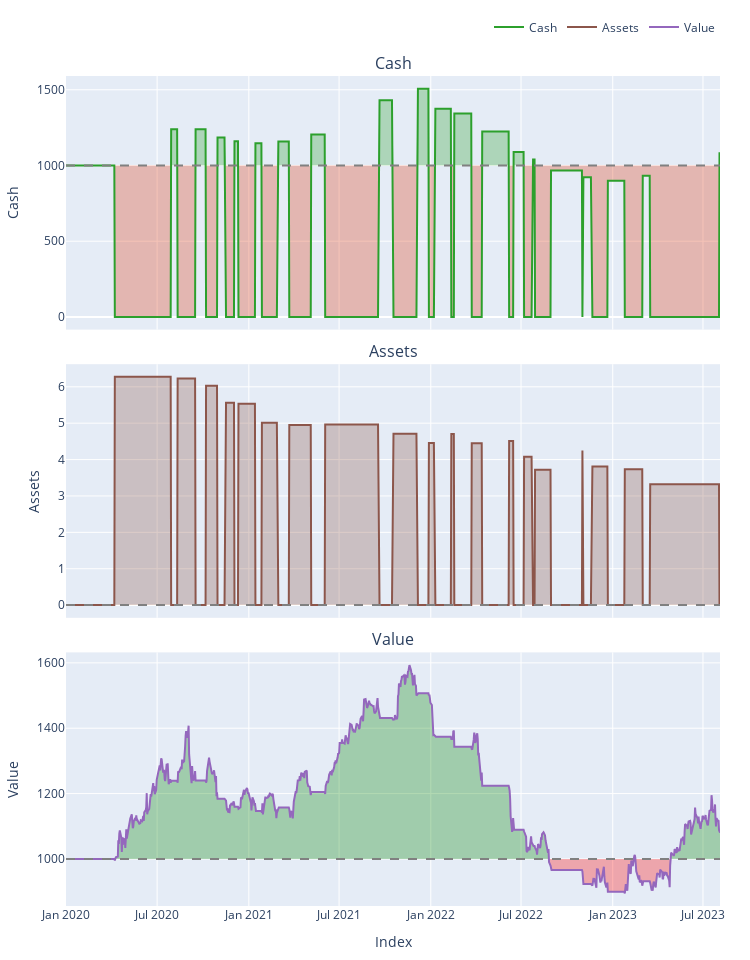

Notebook source saved alongside this figure:
### Code cell
pf.plot(subplots=["cash", "assets","value"]).show()

### Figure 1 — Plotly figure (JSON) as saved in the notebook; plotly's stock layout.template omitted (floating-point values rounded to 4 significant figures; data arrays with more than 128 entries replaced by an {"elided": "..."} marker saying what was removed)
{"data": [{"hoverinfo": "skip", "legendgroup": "0", "line": {"color": "rgba(0, 0, 0, 0)", "width": 0}, "opacity": 0, "showlegend": false, "type": "scatter", "uid": "d0a35d07-9909-4c5e-8758-822729e088ee", "x": {"elided": "905 str values"}, "xaxis": "x", "y": {"elided": "905 int values"}, "yaxis": "y"}, {"connectgaps": false, "fill": "tonexty", "fillcolor": "rgba(44,160,44,0.3000)", "hoverinfo": "skip", "legendgroup": "0", "line": {"color": "rgba(0, 0, 0, 0)", "width": 0}, "opacity": 0, "showlegend": false, "type": "scatter", "uid": "18690d91-9f3e-4e74-b3be-548e1bbac005", "x": {"elided": "905 str values"}, "xaxis": "x", "y": {"elided": "905 float values"}, "yaxis": "y"}, {"hoverinfo": "skip", "legendgroup": "0", "line": {"color": "rgba(0, 0, 0, 0)", "width": 0}, "opacity": 0, "showlegend": false, "type": "scatter", "uid": "ac89f9e3-425c-4d50-b692-875174076275", "x": {"elided": "905 str values"}, "xaxis": "x", "y": {"elided": "905 int values"}, "yaxis": "y"}, {"connectgaps": false, "fill": "tonexty", "fillcolor": "rgba(220,57,18,0.3000)", "hoverinfo": "skip", "legendgroup": "0", "line": {"color": "rgba(0, 0, 0, 0)", "width": 0}, "opacity": 0, "showlegend": false, "type": "scatter", "uid": "f92a73f5-56b2-43aa-821d-404794ef447c", "x": {"elided": "905 str values"}, "xaxis": "x", "y": {"elided": "905 float values"}, "yaxis": "y"}, {"legendgroup": "1", "line": {"color": "#2ca02c"}, "name": "Cash", "showlegend": true, "type": "scatter", "uid": "07a12f60-5012-44e2-9ea1-1242c19777b7", "x": {"elided": "905 str values"}, "xaxis": "x", "y": {"elided": "905 float values"}, "yaxis": "y"}, {"hoverinfo": "skip", "legendgroup": "0", "line": {"color": "rgba(0, 0, 0, 0)", "width": 0}, "opacity": 0, "showlegend": false, "type": "scatter", "uid": "1fec6470-01be-47db-b421-99ee0749b972", "x": {"elided": "905 str values"}, "xaxis": "x", "y": {"elided": "905 int values"}, "yaxis": "y"}, {"hoverinfo": "skip", "legendgroup": "0", "line": {"color": "rgba(0, 0, 0, 0)", "width": 0}, "opacity": 0, "showlegend": false, "type": "scatter", "uid": "76d573cb-a312-4743-b8e1-1e2653878292", "x": {"elided": "905 str values"}, "xaxis": "x2", "y": {"elided": "905 int values"}, "yaxis": "y2"}, {"connectgaps": false, "fill": "tonexty", "fillcolor": "rgba(140,86,75,0.3000)", "hoverinfo": "skip", "legendgroup": "0", "line": {"color": "rgba(0, 0, 0, 0)", "width": 0}, "opacity": 0, "showlegend": false, "type": "scatter", "uid": "6d69f5b6-776f-4d68-9c5a-f22cc624801f", "x": {"elided": "905 str values"}, "xaxis": "x2", "y": {"elided": "905 float values"}, "yaxis": "y2"}, {"legendgroup": "2", "line": {"color": "#8c564b"}, "name": "Assets", "showlegend": true, "type": "scatter", "uid": "2cbf88e3-fef7-48eb-88ec-d4106b88bd11", "x": {"elided": "905 str values"}, "xaxis": "x2", "y": {"elided": "905 float values"}, "yaxis": "y2"}, {"hoverinfo": "skip", "legendgroup": "0", "line": {"color": "rgba(0, 0, 0, 0)", "width": 0}, "opacity": 0, "showlegend": false, "type": "scatter", "uid": "b8950985-7a7f-406b-879b-ef7a0e424054", "x": {"elided": "905 str values"}, "xaxis": "x2", "y": {"elided": "905 int values"}, "yaxis": "y2"}, {"hoverinfo": "skip", "legendgroup": "0", "line": {"color": "rgba(0, 0, 0, 0)", "width": 0}, "opacity": 0, "showlegend": false, "type": "scatter", "uid": "a1d8c3c9-622b-48d6-a912-fd671324b208", "x": {"elided": "905 str values"}, "xaxis": "x3", "y": {"elided": "905 int values"}, "yaxis": "y3"}, {"connectgaps": false, "fill": "tonexty", "fillcolor": "rgba(0, 128, 0, 0.3)", "hoverinfo": "skip", "legendgroup": "0", "line": {"color": "rgba(0, 0, 0, 0)", "width": 0}, "opacity": 0, "showlegend": false, "type": "scatter", "uid": "5ed51da9-0649-4dd5-98a5-871e71e4b4ae", "x": {"elided": "905 str values"}, "xaxis": "x3", "y": {"elided": "905 float values"}, "yaxis": "y3"}, {"hoverinfo": "skip", "legendgroup": "0", "line": {"color": "rgba(0, 0, 0, 0)", "width": 0}, "opacity": 0, "showlegend": false, "type": "scatter", "uid": "c47f8462-5a19-4cf4-ad55-67cbf87d5d87", "x": {"elided": "905 str values"}, "xaxis": "x3", "y": {"elided": "905 int values"}, "yaxis": "y3"}, {"connectgaps": false, "fill": "tonexty", "fillcolor": "rgba(255, 0, 0, 0.3)", "hoverinfo": "skip", "legendgroup": "0", "line": {"color": "rgba(0, 0, 0, 0)", "width": 0}, "opacity": 0, "showlegend": false, "type": "scatter", "uid": "38550c4a-fb8d-4a40-8200-68f1628977e5", "x": {"elided": "905 str values"}, "xaxis": "x3", "y": {"elided": "905 float values"}, "yaxis": "y3"}, {"legendgroup": "3", "line": {"color": "#9467bd"}, "name": "Value", "showlegend": true, "type": "scatter", "uid": "9ab02b52-f95a-45bd-b925-dadc4fa14f3c", "x": {"elided": "905 str values"}, "xaxis": "x3", "y": {"elided": "905 float values"}, "yaxis": "y3"}, {"hoverinfo": "skip", "legendgroup": "0", "line": {"color": "rgba(0, 0, 0, 0)", "width": 0}, "opacity": 0, "showlegend": false, "type": "scatter", "uid": "6adc5976-f80a-4ba5-bf64-d7e96e127f42", "x": {"elided": "905 str values"}, "xaxis": "x3", "y": {"elided": "905 int values"}, "yaxis": "y3"}], "layout": {"annotations": [{"font": {"size": 16}, "showarrow": false, "text": "Cash", "x": 0.5, "xanchor": "center", "xref": "paper", "y": 1, "yanchor": "bottom", "yref": "paper"}, {"font": {"size": 16}, "showarrow": false, "text": "Assets", "x": 0.5, "xanchor": "center", "xref": "paper", "y": 0.6528, "yanchor": "bottom", "yref": "paper"}, {"font": {"size": 16}, "showarrow": false, "text": "Value", "x": 0.5, "xanchor": "center", "xref": "paper", "y": 0.3056, "yanchor": "bottom", "yref": "paper"}], "height": 960, "legend": {"orientation": "h", "traceorder": "normal", "x": 1, "xanchor": "right", "y": 1.042, "yanchor": "bottom"}, "margin": {"b": 30, "l": 30, "r": 30, "t": 30}, "shapes": [{"line": {"color": "gray", "dash": "dash"}, "type": "line", "x0": 0, "x1": 1, "xref": "paper", "y0": 1000, "y1": 1000, "yref": "y"}, {"line": {"color": "gray", "dash": "dash"}, "type": "line", "x0": 0, "x1": 1, "xref": "paper", "y0": 0, "y1": 0, "yref": "y2"}, {"line": {"color": "gray", "dash": "dash"}, "type": "line", "x0": 0, "x1": 1, "xref": "paper", "y0": 1000, "y1": 1000, "yref": "y3"}], "showlegend": true, "width": 750, "xaxis": {"anchor": "y", "domain": [0, 1], "matches": "x3", "showticklabels": false}, "xaxis2": {"anchor": "y2", "domain": [0, 1], "matches": "x3", "showticklabels": false}, "xaxis3": {"anchor": "y3", "domain": [0, 1], "title": {"text": "Index"}}, "yaxis": {"anchor": "x", "domain": [0.6944, 1], "title": {"text": "Cash"}}, "yaxis2": {"anchor": "x2", "domain": [0.3472, 0.6528], "title": {"text": "Assets"}}, "yaxis3": {"anchor": "x3", "domain": [0, 0.3056], "title": {"text": "Value"}}}}
